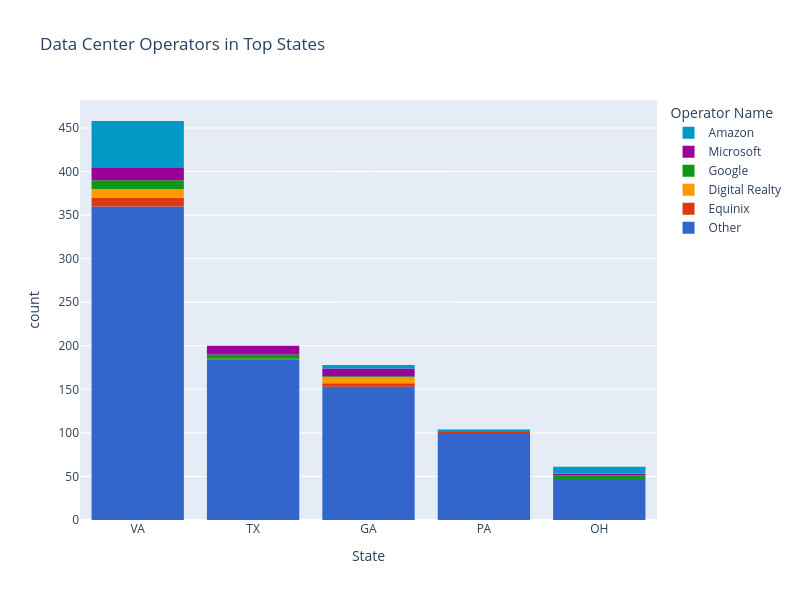

Here is the notebook cell this chart was saved with:
### Code cell
# Create stacked bar chart of data center operators in these five states using Plotly
# https://community.plotly.com/t/countplot-with-plotly-express/45781/7
fig = px.histogram(df_top_states, x = "state", color = "operator_name", 
                   category_orders = {"state": ["VA", "TX", "GA", "PA", "OH"],
                                     "operator_name": ["Other", "Equinix", "Digital Realty", "Google", "Microsoft", "Amazon"]}, 
                   title = "Data Center Operators in Top States", 
                   labels={
                     "state": "State",
                     "operator_name": "Operator Name"
                   },
                   color_discrete_sequence=px.colors.qualitative.G10,
                   width = 800, height = 600)

fig.update_layout(legend_traceorder = "reversed")
fig.show()

### Figure 1 — Plotly figure (JSON) as saved in the notebook; plotly's stock layout.template omitted (floating-point values rounded to 4 significant figures; data arrays with more than 128 entries replaced by an {"elided": "..."} marker saying what was removed)
{"data": [{"bingroup": "x", "hovertemplate": "Operator Name=Other<br>State=%{x}<br>count=%{y}<extra></extra>", "legendgroup": "Other", "marker": {"color": "#3366CC", "pattern": {"shape": ""}}, "name": "Other", "orientation": "v", "showlegend": true, "type": "histogram", "x": {"elided": "843 str values"}, "xaxis": "x", "yaxis": "y"}, {"bingroup": "x", "hovertemplate": "Operator Name=Equinix<br>State=%{x}<br>count=%{y}<extra></extra>", "legendgroup": "Equinix", "marker": {"color": "#DC3912", "pattern": {"shape": ""}}, "name": "Equinix", "orientation": "v", "showlegend": true, "type": "histogram", "x": ["GA", "GA", "GA", "GA", "PA", "TX", "VA", "VA", "VA", "VA", "VA", "VA", "VA", "VA", "VA", "VA"], "xaxis": "x", "yaxis": "y"}, {"bingroup": "x", "hovertemplate": "Operator Name=Digital Realty<br>State=%{x}<br>count=%{y}<extra></extra>", "legendgroup": "Digital Realty", "marker": {"color": "#FF9900", "pattern": {"shape": ""}}, "name": "Digital Realty", "orientation": "v", "showlegend": true, "type": "histogram", "x": ["GA", "GA", "GA", "GA", "GA", "GA", "GA", "VA", "VA", "VA", "VA", "VA", "VA", "VA", "VA", "VA", "VA"], "xaxis": "x", "yaxis": "y"}, {"bingroup": "x", "hovertemplate": "Operator Name=Google<br>State=%{x}<br>count=%{y}<extra></extra>", "legendgroup": "Google", "marker": {"color": "#109618", "pattern": {"shape": ""}}, "name": "Google", "orientation": "v", "showlegend": true, "type": "histogram", "x": ["GA", "OH", "OH", "OH", "OH", "OH", "TX", "TX", "TX", "TX", "TX", "VA", "VA", "VA", "VA", "VA", "VA", "VA", "VA", "VA", "VA"], "xaxis": "x", "yaxis": "y"}, {"bingroup": "x", "hovertemplate": "Operator Name=Microsoft<br>State=%{x}<br>count=%{y}<extra></extra>", "legendgroup": "Microsoft", "marker": {"color": "#990099", "pattern": {"shape": ""}}, "name": "Microsoft", "orientation": "v", "showlegend": true, "type": "histogram", "x": ["GA", "GA", "GA", "GA", "GA", "GA", "GA", "GA", "GA", "OH", "OH", "TX", "TX", "TX", "TX", "TX", "TX", "TX", "TX", "TX", "TX", "VA", "VA", "VA", "VA", "VA", "VA", "VA", "VA", "VA", "VA", "VA", "VA", "VA", "VA"], "xaxis": "x", "yaxis": "y"}, {"bingroup": "x", "hovertemplate": "Operator Name=Amazon<br>State=%{x}<br>count=%{y}<extra></extra>", "legendgroup": "Amazon", "marker": {"color": "#0099C6", "pattern": {"shape": ""}}, "name": "Amazon", "orientation": "v", "showlegend": true, "type": "histogram", "x": ["GA", "GA", "GA", "GA", "OH", "OH", "OH", "OH", "OH", "OH", "OH", "OH", "PA", "PA", "PA", "VA", "VA", "VA", "VA", "VA", "VA", "VA", "VA", "VA", "VA", "VA", "VA", "VA", "VA", "VA", "VA", "VA", "VA", "VA", "VA", "VA", "VA", "VA", "VA", "VA", "VA", "VA", "VA", "VA", "VA", "VA", "VA", "VA", "VA", "VA", "VA", "VA", "VA", "VA", "VA", "VA", "VA", "VA", "VA", "VA", "VA", "VA", "VA", "VA", "VA", "VA", "VA", "VA", "VA"], "xaxis": "x", "yaxis": "y"}], "layout": {"barmode": "relative", "height": 600, "legend": {"title": {"text": "Operator Name"}, "tracegroupgap": 0, "traceorder": "reversed"}, "title": {"text": "Data Center Operators in Top States"}, "width": 800, "xaxis": {"anchor": "y", "categoryarray": ["VA", "TX", "GA", "PA", "OH"], "categoryorder": "array", "domain": [0, 1], "title": {"text": "State"}}, "yaxis": {"anchor": "x", "domain": [0, 1], "title": {"text": "count"}}}}
